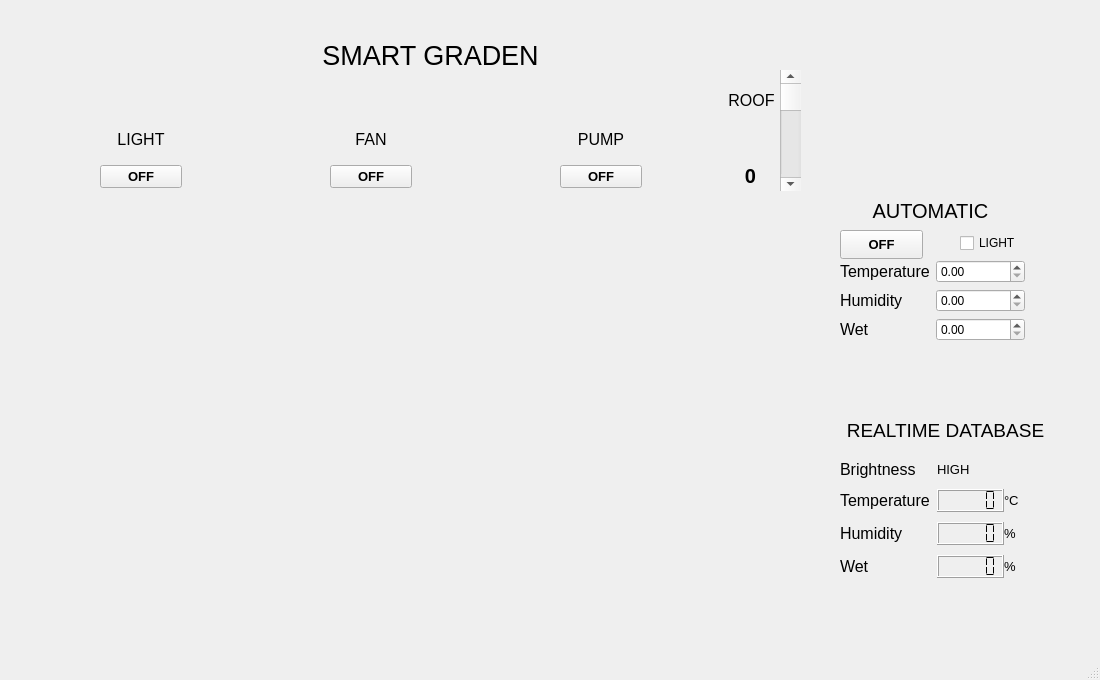
<?xml version="1.0" encoding="UTF-8"?>
<ui version="4.0">
 <class>BackEnd</class>
 <widget class="QMainWindow" name="BackEnd">
  <property name="geometry">
   <rect>
    <x>0</x>
    <y>0</y>
    <width>1100</width>
    <height>680</height>
   </rect>
  </property>
  <property name="windowTitle">
   <string>BackEnd</string>
  </property>
  <widget class="QWidget" name="centralwidget">
   <widget class="QLabel" name="label_4">
    <property name="geometry">
     <rect>
      <x>920</x>
      <y>10</y>
      <width>101</width>
      <height>161</height>
     </rect>
    </property>
    <property name="text">
     <string/>
    </property>
    <property name="pixmap">
     <pixmap>../icon/logoBK.png</pixmap>
    </property>
    <property name="scaledContents">
     <bool>true</bool>
    </property>
   </widget>
   <widget class="QLabel" name="label_6">
    <property name="geometry">
     <rect>
      <x>40</x>
      <y>120</y>
      <width>61</width>
      <height>61</height>
     </rect>
    </property>
    <property name="text">
     <string/>
    </property>
    <property name="pixmap">
     <pixmap>../icon/bongden.jpg</pixmap>
    </property>
    <property name="scaledContents">
     <bool>true</bool>
    </property>
   </widget>
   <widget class="QLabel" name="label_17">
    <property name="geometry">
     <rect>
      <x>820</x>
      <y>410</y>
      <width>251</width>
      <height>41</height>
     </rect>
    </property>
    <property name="font">
     <font>
      <pointsize>14</pointsize>
     </font>
    </property>
    <property name="styleSheet">
     <string notr="true">color: rgb(0, 0, 0);</string>
    </property>
    <property name="text">
     <string>REALTIME DATABASE</string>
    </property>
    <property name="alignment">
     <set>Qt::AlignCenter</set>
    </property>
   </widget>
   <widget class="QWidget" name="layoutWidget_2">
    <property name="geometry">
     <rect>
      <x>840</x>
      <y>460</y>
      <width>231</width>
      <height>141</height>
     </rect>
    </property>
    <layout class="QFormLayout" name="formLayout">
     <property name="horizontalSpacing">
      <number>7</number>
     </property>
     <property name="verticalSpacing">
      <number>10</number>
     </property>
     <item row="0" column="0">
      <widget class="QLabel" name="label_12">
       <property name="font">
        <font>
         <pointsize>12</pointsize>
        </font>
       </property>
       <property name="text">
        <string>Brightness</string>
       </property>
      </widget>
     </item>
     <item row="0" column="1">
      <widget class="QLabel" name="valueLight">
       <property name="font">
        <font>
         <pointsize>10</pointsize>
        </font>
       </property>
       <property name="text">
        <string>HIGH</string>
       </property>
      </widget>
     </item>
     <item row="1" column="0">
      <widget class="QLabel" name="label_9">
       <property name="font">
        <font>
         <pointsize>12</pointsize>
        </font>
       </property>
       <property name="text">
        <string>Temperature</string>
       </property>
      </widget>
     </item>
     <item row="1" column="1">
      <layout class="QHBoxLayout" name="horizontalLayout">
       <item>
        <widget class="QLCDNumber" name="lcdTemp">
         <property name="font">
          <font>
           <bold>true</bold>
          </font>
         </property>
         <property name="styleSheet">
          <string notr="true">color: rgb(0, 0, 0);</string>
         </property>
         <property name="segmentStyle">
          <enum>QLCDNumber::Flat</enum>
         </property>
        </widget>
       </item>
       <item>
        <widget class="QLabel" name="label_14">
         <property name="font">
          <font>
           <pointsize>10</pointsize>
          </font>
         </property>
         <property name="text">
          <string>°C</string>
         </property>
        </widget>
       </item>
      </layout>
     </item>
     <item row="2" column="0">
      <widget class="QLabel" name="label_10">
       <property name="font">
        <font>
         <pointsize>12</pointsize>
        </font>
       </property>
       <property name="text">
        <string>Humidity</string>
       </property>
      </widget>
     </item>
     <item row="2" column="1">
      <layout class="QHBoxLayout" name="horizontalLayout_2">
       <item>
        <widget class="QLCDNumber" name="lcdHumi">
         <property name="font">
          <font>
           <bold>true</bold>
          </font>
         </property>
         <property name="styleSheet">
          <string notr="true">color: rgb(0, 0, 0);</string>
         </property>
         <property name="segmentStyle">
          <enum>QLCDNumber::Flat</enum>
         </property>
        </widget>
       </item>
       <item>
        <widget class="QLabel" name="label_15">
         <property name="font">
          <font>
           <pointsize>10</pointsize>
          </font>
         </property>
         <property name="text">
          <string>%</string>
         </property>
        </widget>
       </item>
      </layout>
     </item>
     <item row="3" column="0">
      <widget class="QLabel" name="label_11">
       <property name="font">
        <font>
         <pointsize>12</pointsize>
        </font>
       </property>
       <property name="text">
        <string>Wet</string>
       </property>
      </widget>
     </item>
     <item row="3" column="1">
      <layout class="QHBoxLayout" name="horizontalLayout_3">
       <item>
        <widget class="QLCDNumber" name="lcdWet">
         <property name="font">
          <font>
           <bold>true</bold>
          </font>
         </property>
         <property name="styleSheet">
          <string notr="true">color: rgb(0, 0, 0);</string>
         </property>
         <property name="segmentStyle">
          <enum>QLCDNumber::Flat</enum>
         </property>
        </widget>
       </item>
       <item>
        <widget class="QLabel" name="label_16">
         <property name="font">
          <font>
           <pointsize>10</pointsize>
          </font>
         </property>
         <property name="text">
          <string>%</string>
         </property>
        </widget>
       </item>
      </layout>
     </item>
    </layout>
   </widget>
   <widget class="QLabel" name="label_8">
    <property name="geometry">
     <rect>
      <x>500</x>
      <y>120</y>
      <width>62</width>
      <height>62</height>
     </rect>
    </property>
    <property name="text">
     <string/>
    </property>
    <property name="pixmap">
     <pixmap>../icon/bom.jpg</pixmap>
    </property>
    <property name="scaledContents">
     <bool>true</bool>
    </property>
   </widget>
   <widget class="QWidget" name="layoutWidget_4">
    <property name="geometry">
     <rect>
      <x>330</x>
      <y>120</y>
      <width>82</width>
      <height>68</height>
     </rect>
    </property>
    <layout class="QVBoxLayout" name="verticalLayout_2">
     <item>
      <widget class="QLabel" name="label_2">
       <property name="font">
        <font>
         <pointsize>12</pointsize>
        </font>
       </property>
       <property name="text">
        <string>FAN</string>
       </property>
       <property name="alignment">
        <set>Qt::AlignCenter</set>
       </property>
      </widget>
     </item>
     <item>
      <widget class="QPushButton" name="fanBtn">
       <property name="font">
        <font>
         <pointsize>10</pointsize>
         <bold>true</bold>
        </font>
       </property>
       <property name="text">
        <string>OFF</string>
       </property>
      </widget>
     </item>
    </layout>
   </widget>
   <widget class="QWidget" name="layoutWidget_3">
    <property name="geometry">
     <rect>
      <x>560</x>
      <y>120</y>
      <width>82</width>
      <height>68</height>
     </rect>
    </property>
    <layout class="QVBoxLayout" name="verticalLayout_3">
     <item>
      <widget class="QLabel" name="label_3">
       <property name="font">
        <font>
         <pointsize>12</pointsize>
        </font>
       </property>
       <property name="text">
        <string>PUMP</string>
       </property>
       <property name="alignment">
        <set>Qt::AlignCenter</set>
       </property>
      </widget>
     </item>
     <item>
      <widget class="QPushButton" name="pumpBtn">
       <property name="font">
        <font>
         <pointsize>10</pointsize>
         <bold>true</bold>
        </font>
       </property>
       <property name="text">
        <string>OFF</string>
       </property>
      </widget>
     </item>
    </layout>
   </widget>
   <widget class="QLabel" name="label_7">
    <property name="geometry">
     <rect>
      <x>270</x>
      <y>120</y>
      <width>63</width>
      <height>63</height>
     </rect>
    </property>
    <property name="text">
     <string/>
    </property>
    <property name="pixmap">
     <pixmap>../icon/quat.jpg</pixmap>
    </property>
    <property name="scaledContents">
     <bool>true</bool>
    </property>
   </widget>
   <widget class="QLabel" name="label_5">
    <property name="geometry">
     <rect>
      <x>280</x>
      <y>30</y>
      <width>301</width>
      <height>51</height>
     </rect>
    </property>
    <property name="font">
     <font>
      <pointsize>20</pointsize>
      <bold>false</bold>
     </font>
    </property>
    <property name="text">
     <string>SMART GRADEN</string>
    </property>
    <property name="alignment">
     <set>Qt::AlignCenter</set>
    </property>
   </widget>
   <widget class="QWidget" name="layoutWidget">
    <property name="geometry">
     <rect>
      <x>100</x>
      <y>120</y>
      <width>82</width>
      <height>68</height>
     </rect>
    </property>
    <layout class="QVBoxLayout" name="verticalLayout">
     <item>
      <widget class="QLabel" name="label">
       <property name="font">
        <font>
         <pointsize>12</pointsize>
        </font>
       </property>
       <property name="text">
        <string>LIGHT</string>
       </property>
       <property name="alignment">
        <set>Qt::AlignCenter</set>
       </property>
      </widget>
     </item>
     <item>
      <widget class="QPushButton" name="lightBtn">
       <property name="font">
        <font>
         <pointsize>10</pointsize>
         <bold>true</bold>
        </font>
       </property>
       <property name="text">
        <string>OFF</string>
       </property>
      </widget>
     </item>
    </layout>
   </widget>
   <widget class="QCustomPlot" name="customPlot" native="true">
    <property name="geometry">
     <rect>
      <x>40</x>
      <y>220</y>
      <width>761</width>
      <height>381</height>
     </rect>
    </property>
   </widget>
   <widget class="QCheckBox" name="autoLight">
    <property name="geometry">
     <rect>
      <x>960</x>
      <y>230</y>
      <width>93</width>
      <height>26</height>
     </rect>
    </property>
    <property name="text">
     <string>LIGHT</string>
    </property>
   </widget>
   <widget class="QLabel" name="label_20">
    <property name="geometry">
     <rect>
      <x>850</x>
      <y>190</y>
      <width>161</width>
      <height>41</height>
     </rect>
    </property>
    <property name="font">
     <font>
      <family>Segoe UI</family>
      <pointsize>15</pointsize>
      <bold>false</bold>
     </font>
    </property>
    <property name="text">
     <string>AUTOMATIC</string>
    </property>
    <property name="alignment">
     <set>Qt::AlignCenter</set>
    </property>
   </widget>
   <widget class="QPushButton" name="autoBtn">
    <property name="geometry">
     <rect>
      <x>840</x>
      <y>230</y>
      <width>83</width>
      <height>29</height>
     </rect>
    </property>
    <property name="font">
     <font>
      <family>Segoe UI</family>
      <pointsize>10</pointsize>
      <bold>true</bold>
     </font>
    </property>
    <property name="text">
     <string>OFF</string>
    </property>
   </widget>
   <widget class="QScrollBar" name="vectoGoc">
    <property name="geometry">
     <rect>
      <x>780</x>
      <y>70</y>
      <width>21</width>
      <height>121</height>
     </rect>
    </property>
    <property name="orientation">
     <enum>Qt::Vertical</enum>
    </property>
   </widget>
   <widget class="QLabel" name="label_21">
    <property name="geometry">
     <rect>
      <x>720</x>
      <y>90</y>
      <width>63</width>
      <height>20</height>
     </rect>
    </property>
    <property name="font">
     <font>
      <family>Segoe UI</family>
      <pointsize>12</pointsize>
      <bold>false</bold>
     </font>
    </property>
    <property name="text">
     <string>ROOF</string>
    </property>
    <property name="alignment">
     <set>Qt::AlignCenter</set>
    </property>
   </widget>
   <widget class="QLabel" name="label_22">
    <property name="geometry">
     <rect>
      <x>720</x>
      <y>120</y>
      <width>61</width>
      <height>41</height>
     </rect>
    </property>
    <property name="text">
     <string/>
    </property>
    <property name="pixmap">
     <pixmap>../icon/maiNha.png</pixmap>
    </property>
    <property name="scaledContents">
     <bool>true</bool>
    </property>
   </widget>
   <widget class="QLabel" name="labelGoc">
    <property name="geometry">
     <rect>
      <x>720</x>
      <y>160</y>
      <width>61</width>
      <height>31</height>
     </rect>
    </property>
    <property name="font">
     <font>
      <pointsize>15</pointsize>
      <bold>true</bold>
     </font>
    </property>
    <property name="text">
     <string>0</string>
    </property>
    <property name="alignment">
     <set>Qt::AlignCenter</set>
    </property>
   </widget>
   <widget class="QWidget" name="">
    <property name="geometry">
     <rect>
      <x>840</x>
      <y>260</y>
      <width>185</width>
      <height>111</height>
     </rect>
    </property>
    <layout class="QFormLayout" name="formLayout_2">
     <item row="0" column="0">
      <widget class="QLabel" name="label_19">
       <property name="font">
        <font>
         <pointsize>12</pointsize>
        </font>
       </property>
       <property name="text">
        <string>Temperature</string>
       </property>
      </widget>
     </item>
     <item row="0" column="1">
      <widget class="QDoubleSpinBox" name="autoTem"/>
     </item>
     <item row="1" column="0">
      <widget class="QLabel" name="label_13">
       <property name="font">
        <font>
         <pointsize>12</pointsize>
        </font>
       </property>
       <property name="text">
        <string>Humidity</string>
       </property>
      </widget>
     </item>
     <item row="1" column="1">
      <widget class="QDoubleSpinBox" name="autoHum"/>
     </item>
     <item row="2" column="0">
      <widget class="QLabel" name="label_18">
       <property name="font">
        <font>
         <pointsize>12</pointsize>
        </font>
       </property>
       <property name="text">
        <string>Wet</string>
       </property>
      </widget>
     </item>
     <item row="2" column="1">
      <widget class="QDoubleSpinBox" name="autoWet"/>
     </item>
    </layout>
   </widget>
  </widget>
  <widget class="QMenuBar" name="menubar">
   <property name="geometry">
    <rect>
     <x>0</x>
     <y>0</y>
     <width>1100</width>
     <height>25</height>
    </rect>
   </property>
  </widget>
  <widget class="QStatusBar" name="statusbar"/>
 </widget>
 <customwidgets>
  <customwidget>
   <class>QCustomPlot</class>
   <extends>QWidget</extends>
   <header>qcustomplot.h</header>
   <container>1</container>
  </customwidget>
 </customwidgets>
 <resources/>
 <connections/>
</ui>
